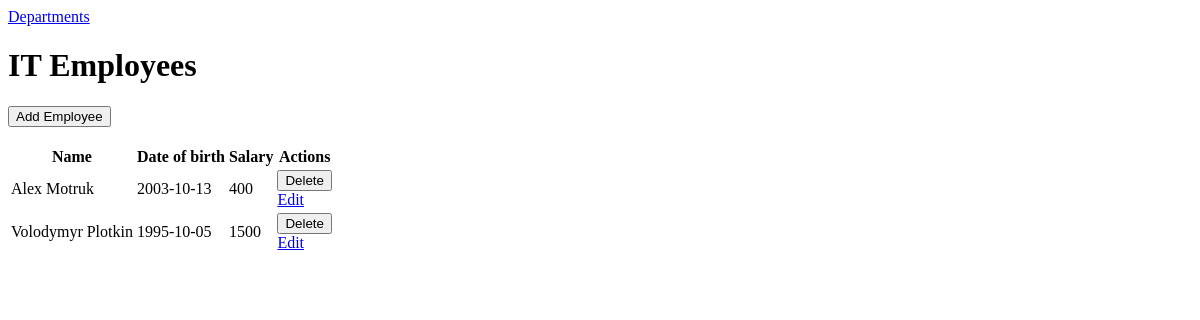
The app's page /departments/4, older data.
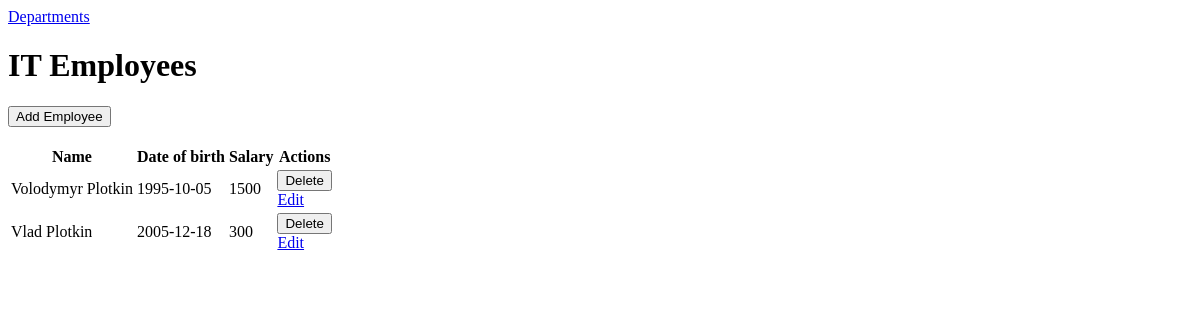
The same page, newer data.
### app.py (models this page shows, shortened)
class Departments(db.Model):
    id = db.Column(db.Integer, primary_key=True)
    department = db.Column(db.Text, unique=True, nullable=False)

class Employees(db.Model):
    id = db.Column(db.Integer, primary_key=True)
    name = db.Column(db.Text, nullable=False)
    department_id = db.Column(db.Integer, db.ForeignKey('departments.id'), nullable=False)
    date_of_birth = db.Column(db.Date, nullable=False)
    salary = db.Column(db.Integer, nullable=False)

### app.py (the view)
@app.route('/departments/<int:id>')
def employees_by_department(id):
    employees = Employees.query.filter_by(department_id=id).all()
    department = Departments.query.get_or_404(id)
    return render_template('employees_by_department.html', employees=employees, department=department)

### templates/employees_by_department.html (shortened to what this page needs)
{% extends 'base.html' %}
{% block body %}
<div class="department">
  <a href="/">Departments</a>
  <h1>{{ department.department }} Employees</h1>
  <form action="/departments/{{ department.id }}/employees/add">
    <input type="submit" value="Add Employee">
  </form><br>
  <table>
    <tr>
      <th>Name</th>
      <th>Date of birth</th>
      <th>Salary</th>
      <th>Actions</th>
    </tr>
    {% for employee in employees %}
      <tr>
        <td>{{ employee.name }}</td>
        <td>{{ employee.date_of_birth }}</td>
        <td>{{ employee.salary|round(2) }}</td>
        <td>
          <button onclick="delete_employee({{ employee.id }})">Delete</button>
          <br>
          <a href="/employees/edit/{{ employee.id }}">Edit</a>
        </td>
      </tr>
    {% endfor %}
  </table>
</div>
{% endblock %}

### templates/base.html (shortened to what this page needs)
<!DOCTYPE html>
<html lang="en">
<head>
</head>
<body>
  {% block body %}{% endblock %}
</body>
</html>

Row changes from the older to the newer data that the page shows:
removed Employees: name "Alex Motruk", date_of_birth "2003-10-13", salary "400"
added Employees: name "Vlad Plotkin", date_of_birth "2005-12-18", salary "300"
